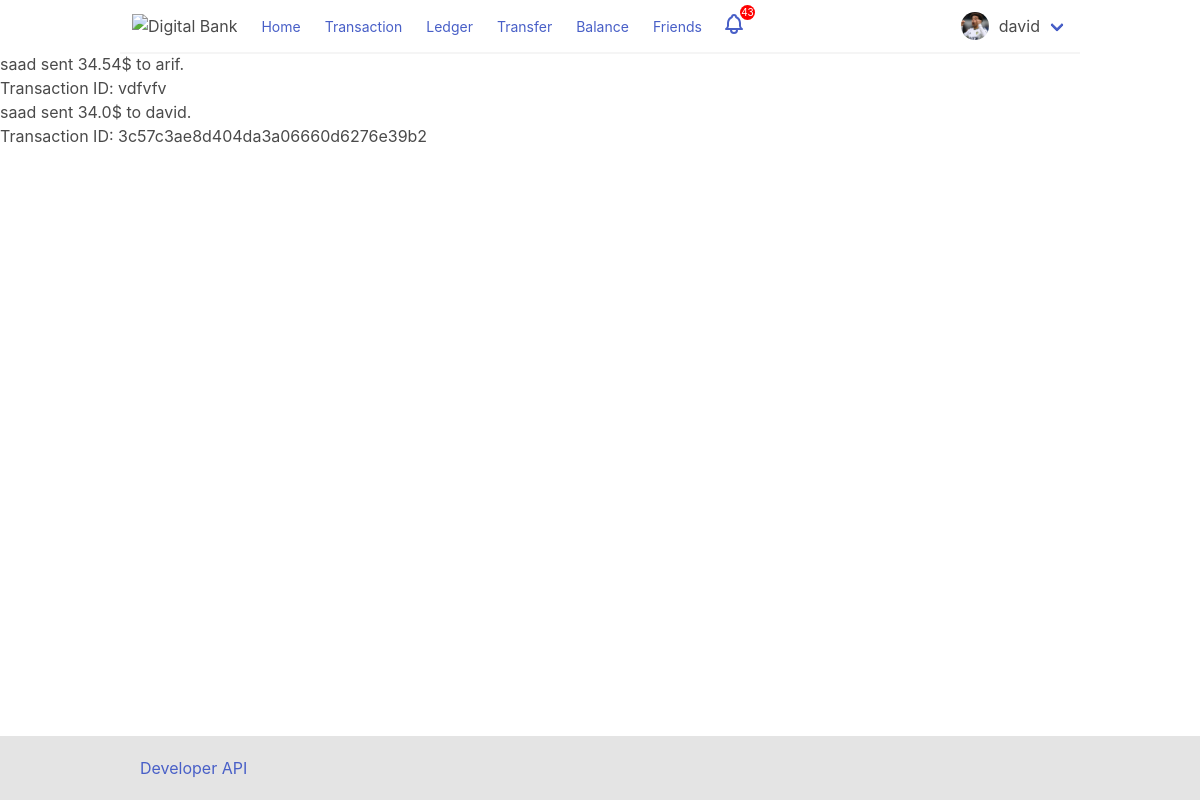
The app's page /ledger/ (signed in) with its own data.
### base/models.py (models this page shows, shortened)
class User(AbstractUser):
    name = models.CharField(max_length=200, null=True)
    username = models.CharField(unique=True, max_length=10)
    email = models.EmailField(unique=True, null=True)
    avater = models.ImageField()
    USERNAME_FIELD = 'username'
    REQUIRED_FIELDS = ['email']

class Ledger(models.Model):
    sender = models.CharField(max_length=50)
    receiver = models.CharField(max_length=50)
    amount = models.FloatField()
    transaction_id = models.CharField(max_length=30)
    time = models.DateTimeField(auto_now=True)

### base/views.py (the view)
# urls.py: path('ledger/', views.ledger, name='ledger'),
def ledger(request):
    ledgers = Ledger.objects.all()
    context = {'ledgers': ledgers}
    return render(request, 'ledger.html', context)

### templates/ledger.html (shortened to what this page needs)
{% extends 'base.html' %}
{% load static %}
{% block content %}
<main>
    <div class="ledger">
        <ul>
            {% for ledger in ledgers %}
            <li>
                {{ledger.sender}} sent {{ledger.amount}}$ to
                {{ledger.receiver}}.
                <br>
                Transaction ID: {{ledger.transaction_id}}
            </li>
            {% endfor %}
        </ul>
    </div>
</main>
{% endblock content %}

### templates/base.html (shortened to what this page needs)
{% load static %}
<!DOCTYPE html>
<html lang="en">
<head>
    <link rel="stylesheet" href="{% static 'css/style.css' %}">
    <link rel="stylesheet" href="{% static 'css/bulma.min.css' %}">
</head>
<body>
    <header>
        <nav class="navbar has-shadow">
            <div class="navbar-brand">
                <a class="navbar-item" href="{% url 'home' %}">
                    <img src="" alt="Digital Bank">
                </a>
            </div>
            <div class="navbar-menu">
                <div class="navbar-start">
                    <div class="navbar-item">
                        <small><a href="{% url 'home' %}">Home</a></small>
                    </div>
                    {% if request.user.is_authenticated %}
                    <div class="navbar-item">
                        <small><a href="{% url 'transaction' %}">Transaction</a></small>
                    </div>
                    <div class="navbar-item">
                        <small><a href="{% url 'ledger' %}">Ledger</a></small>
                    </div>
                    <div class="navbar-item">
                        <small><a href="{% url 'transfer' %}">Transfer</a></small>
                    </div>
                    <div class="navbar-item">
                        <small><a href="{% url 'balance' request.user.username %}">Balance</a></small>
                    </div>
                    <div class="navbar-item">
                        <small><a href="{% url 'friends' %}">Friends</a></small>
                    </div>
                    <div class="navbar-item">
                        <small><a href="{% url 'notification' %}"></a></small><span id="notification-count">43</span>
                    </div>
                    {% endif %}
                </div>
                {% if request.user.is_authenticated %}
                <div class="navbar-end">
                    <div class="navbar-item has-dropdown is-hoverable">
                        <div class="navbar-link">
                            <img src="{{ request.user.avater.url }}" alt="{% static 'images/user.png' %}"
                                style="width: 1.75rem; height: 1.75rem; border-radius: 50%; object-fit: cover;margin-right: 10px;">
                            {{ request.user.username }}
                        </div>
                    </div>
                </div>
                {% endif %}
            </div>
        </nav>
    </header>
    {% block content %}
    {% endblock content %}
    <footer>
        <ul>
            <li><a href="{% url 'developer' %}">Developer API</a></li>
        </ul>
    </footer>
</body>
</html>

### static/css/style.css (style rules this page uses)
body { padding: 0; margin: 0; }
.navbar { margin: 0 10%; }
.icon-tabler-message-circle, .icon-tabler-bell { cursor: pointer; }
#notification-count { height: 15px; width: 15px; border-radius: 50%; object-fit: cover; box-sizing: border-box; background-color: red; margin-top: -27px; margin-left: -2px; color: white; font-size: 10px; text-align: center; }
footer { position: absolute; background-color: #e4e4e4; bottom: 0; width: 100%; }
footer ul { margin: 0 10%; padding: 20px; }

### records on screen
User: user.avater (placeholder picture), user.username "david"
Ledger: sender "saad", amount "34.54", receiver "arif", transaction_id "vdfvfv"
Ledger: sender "saad", amount "34.0", receiver "david", transaction_id "3c57c3ae8d404da3a06660d6276e39b2"
